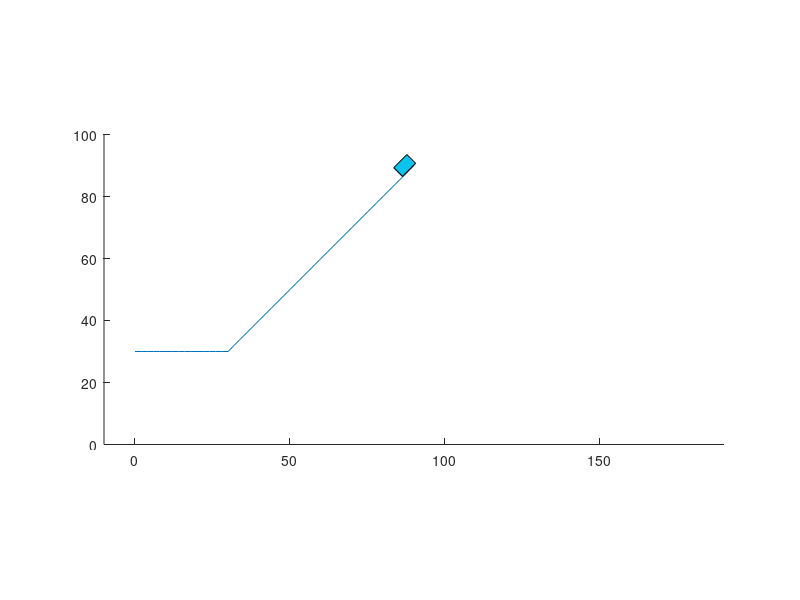

MATLAB code for this plot:

close all
clear all
clc
hold on

axis equal
axis ([-10,190,0,100])

xl=0:2:90;
yl=[30*ones(1,15),30:2:90];
plot(xl,yl)


t=zeros(1,4);

xd=xl(1);
yd=yl(1);

x=[xd,xd,xd-6,xd-6];
y=[yd,yd+4,yd+4,yd];
h=fill(x,y,rand(1,3));
z=2;

while 1
    
    if yl(z)~= yl(z-1)
        th=atand(yl(z)/xl(z));
        xd=xl(z) - 3;
        yd=yl(z);
% th = 45;
        x=[xd+cosd(th)*-3 - sind(th)*-2,cosd(th)*3 - sind(th)*-2 + xd,cosd(th)*3 - sind(th)*(2)+ xd,cosd(th)*(-3) - sind(th)*2 + xd];
        y=[sind(th)*-3 + cosd(th)*-2+yd,sind(th)*3 + cosd(th)*-2 + yd,sind(th)*3 + cosd(th)*(2) + yd,sind(th)*(-3) + cosd(th)*2 + yd];

    else
        yd=yl(z);
        xd=xl(z);
        x=[xd,xd,xd-6,xd-6];
        y=[yd,yd+4,yd+4,yd];
    end
    
    set(h,'xData',x,'yData',y)
    z=z+1;
    pause(0.1)
    
    if z>46
        break;
    end
    
end